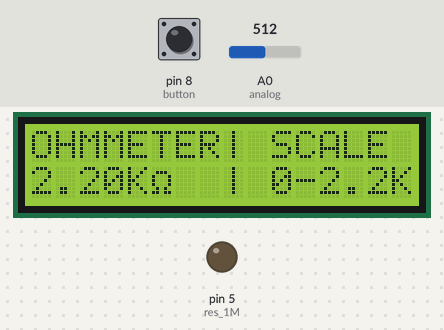
Simulated run of this sketch. Board: Arduino Uno, built with avr-gcc and run on an emulated ATmega328P. On the bench: 16×2 character LCD, output pins drawn as LEDs (lit = HIGH). Inputs (shaded band) come from the test bench; at power-on: A0 (analog) = 512, pin 8 (button) HIGH.

Above: at 3.3 s.
3.4 s: A0 (analog) set to 496
At 4.4 s:
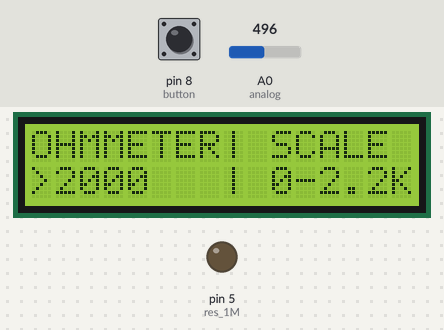
5.3 s: pin 8 (button) pulled LOW for 0.3 s
At 6.3 s:
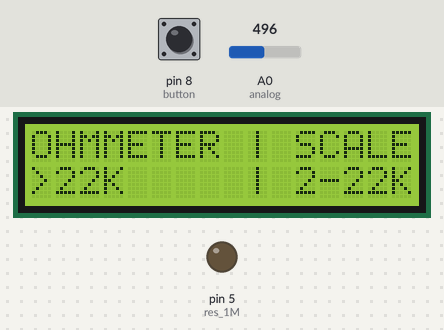
7.1 s: pin 8 (button) pulled LOW for 1 s
At 8.7 s:
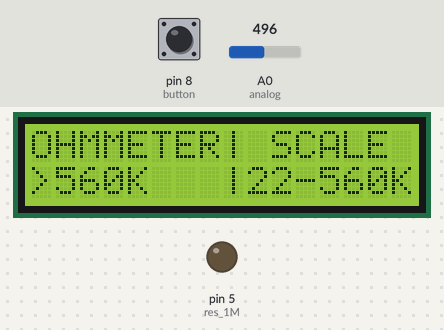
9.6 s: pin 8 (button) pulled LOW for 0.3 s
At 10.1 s:
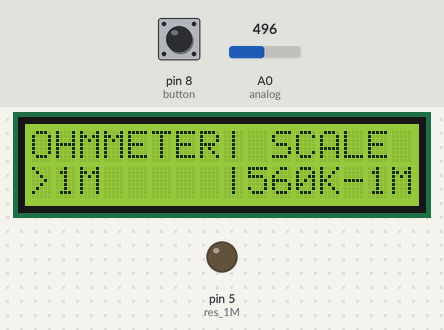
11.4 s: A0 (analog) set to 511
At 12.7 s:
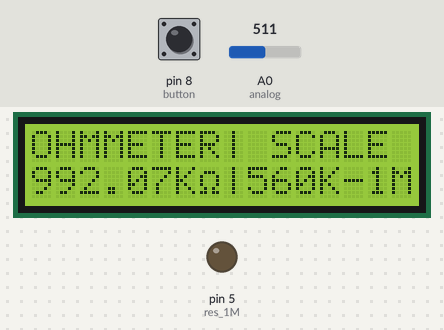
13.4 s: A0 (analog) set to 306
At 14.9 s:
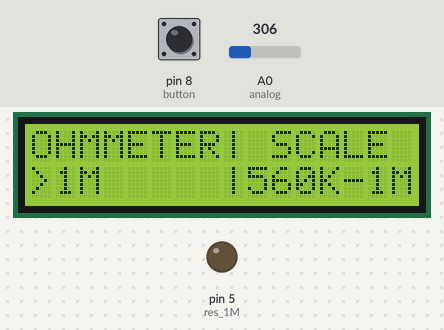
Timing chart, 0 to 16.0 s (numbered marks = the images above; inputs shaded):
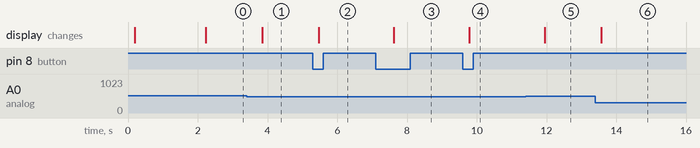

The sketch:

Resistance_meter_I2C.ino
```cpp
#include <LiquidCrystal_I2C.h>
#include <Wire.h>
LiquidCrystal_I2C lcd(0x27,16,2);
int res_scale = 0;
bool but_state = true;
int button = 8;
int res_2_2k = 2;
int res_22k = 3;
int res_560k = 4;
int res_1M = 5;
float R1=0;
float R2=0;
float R=0;
int mode = 0;
int analog=A0;
int Res_2_2k_value=2199;        //2.2K resistor actual value
int Res_22k_value =22009;      //22K resistor actual value
float Res_560k_value =560.89;   //560K resistor actual value
float Res_1M_value=988.20;     //1M resistor actual value

void setup() {
 pinMode(button,INPUT);
 delay(100);
 lcd.clear();
 lcd.init();
 lcd.backlight();
 lcd.setCursor(5,0);
 lcd.print("ARDUINO");
 lcd.setCursor(0,1);
 lcd.print("RESISTANCE METER");
 delay(2000);

}
void loop() {
 if(!digitalRead(button) && but_state)
  {
    res_scale = res_scale + 1;
    but_state = false;
    if(res_scale > 3)
    {
      res_scale=0;
    }
   }
 if(digitalRead(button) && !but_state) {
    but_state = true;
  }
 byte ohm [8]=
  {
    0b00000,
    0b01110,
    0b10001,
    0b10001,
    0b10001,
    0b01010,
    0b11011,
    0b00000
  };
  lcd.createChar(0,ohm);
  R2=analogRead(analog);
  R1=(R2*5)/1024;
  if(res_scale == 0) {
  pinMode(res_2_2k,OUTPUT);
  pinMode(res_22k,INPUT);
  pinMode(res_560k,INPUT);
  pinMode(res_1M,INPUT);
  digitalWrite(res_2_2k,LOW);
  R=Res_2_2k_value*((5/R1)-1);
  if(R<1000) {
   lcd.clear();
   lcd.setCursor(0,0);
   lcd.print("OHMMETER");
   lcd.setCursor(8,0);
   lcd.print("|");
   lcd.setCursor(10,0);
   lcd.print("SCALE");
   lcd.setCursor(8,1);
   lcd.print("|");
   lcd.setCursor(10,1);
   lcd.print("0-2.2K");
   lcd.setCursor(0,1);
   lcd.print(R);
   lcd.write(byte(0));
   delay(500);
  }
  else if(R<2200) {
   lcd.clear();
   lcd.setCursor(0,0);
   lcd.print("OHMMETER");
   lcd.setCursor(8,0);
   lcd.print("|");
   lcd.setCursor(10,0);
   lcd.print("SCALE");
   lcd.setCursor(8,1);
   lcd.print("|");
   lcd.setCursor(10,1);
   lcd.print("0-2.2K");
   lcd.setCursor(0,1);
   lcd.print(R/1000);
   lcd.print("K");
   lcd.write(byte(0));
   delay(500);
  }
  else {
   lcd.clear();
   lcd.setCursor(0,0);
   lcd.print("OHMMETER");
   lcd.setCursor(8,0);
   lcd.print("|");
   lcd.setCursor(10,0);
   lcd.print("SCALE");
   lcd.setCursor(8,1);
   lcd.print("|");
   lcd.setCursor(10,1);
   lcd.print("0-2.2K");
   lcd.setCursor(0,1);
   lcd.print(">2000");
   delay(500);
  }
 }
 if(res_scale == 1) {
  pinMode(res_2_2k,INPUT);
  pinMode(res_22k,OUTPUT);
  pinMode(res_560k,INPUT);
  pinMode(res_1M,INPUT);
  digitalWrite(res_22k,LOW);
  R=Res_22k_value*((5/R1)-1);

  if(R<22000) {
   lcd.clear();
   lcd.setCursor(0,0);
   lcd.print("OHMMETER");
   lcd.setCursor(9,0);
   lcd.print("|");
   lcd.setCursor(11,0);
   lcd.print("SCALE");
   lcd.setCursor(9,1);
   lcd.print("|");
   lcd.setCursor(11,1);
   lcd.print("2-22K");
   lcd.setCursor(0,1);
   lcd.print(R/1000);
   lcd.print("K");
   lcd.write(byte(0));
   delay(500);
  }
  else {
   lcd.clear();
   lcd.setCursor(0,0);
   lcd.print("OHMMETER");
   lcd.setCursor(9,0);
   lcd.print("|");
   lcd.setCursor(11,0);
   lcd.print("SCALE");
   lcd.setCursor(9,1);
   lcd.print("|");
   lcd.setCursor(11,1);
   lcd.print("2-22K");
   lcd.setCursor(0,1);
   lcd.print(">22K");
   delay(500);
  }
 }
 if(res_scale == 2) {
  pinMode(res_2_2k,INPUT);
  pinMode(res_22k,INPUT);
  pinMode(res_560k,OUTPUT);
  pinMode(res_1M,INPUT);
  digitalWrite(res_560k,LOW);
  R=Res_560k_value*((5/R1)-1);
  if(R<560) {
   lcd.clear();
   lcd.setCursor(0,0);
   lcd.print("OHMMETER");
   lcd.setCursor(8,0);
   lcd.print("|");
   lcd.setCursor(10,0);
   lcd.print("SCALE");
   lcd.setCursor(8,1);
   lcd.print("|");
   lcd.setCursor(9,1);
   lcd.print("22-560K");
   lcd.setCursor(0,1);
   lcd.print(R);
   lcd.print("K");
   lcd.write(byte(0));
   delay(500);
  }
  else {
   lcd.clear();
   lcd.setCursor(0,0);
   lcd.print("OHMMETER");
   lcd.setCursor(8,0);
   lcd.print("|");
   lcd.setCursor(10,0);
   lcd.print("SCALE");
   lcd.setCursor(8,1);
   lcd.print("|");
   lcd.setCursor(9,1);
   lcd.print("22-560K");
   lcd.setCursor(0,1);
   lcd.print(">560K");
   delay(500);
  }
 }
 if(res_scale == 3) {
  pinMode(res_2_2k,INPUT);
  pinMode(res_22k,INPUT);
  pinMode(res_560k,INPUT);
  pinMode(res_1M,OUTPUT);
  digitalWrite(res_1M,LOW);
  R=Res_1M_value*((5/R1)-1);

 if(R<1000) {
   lcd.clear();
   lcd.setCursor(0,0);
   lcd.print("OHMMETER");
   lcd.setCursor(8,0);
   lcd.print("|");
   lcd.setCursor(10,0);
   lcd.print("SCALE");
   lcd.setCursor(8,1);
   lcd.print("|");
   lcd.setCursor(9,1);
   lcd.print("560K-1M");
   lcd.setCursor(0,1);
   lcd.print(R);
   lcd.print("K");
   lcd.write(byte(0));
   delay(500);
  }
 else {
  lcd.clear();
   lcd.setCursor(0,0);
   lcd.print("OHMMETER");
   lcd.setCursor(8,0);
   lcd.print("|");
   lcd.setCursor(10,0);
   lcd.print("SCALE");
   lcd.setCursor(8,1);
   lcd.print("|");
   lcd.setCursor(9,1);
   lcd.print("560K-1M");
   lcd.setCursor(0,1);
   lcd.print(">1M");
   delay(500);
 }
 }
}
```

Measured:
- the behaviour switches between 512 and 511 on A0 (analog) (found by bisection; images 0 and 1)
- after the input at 3.4 s, the display: changes after 0.45 s (image 1)
- after the input at 5.3 s, the display: changes after 0.17 s (image 2)
- after the input at 7.1 s, the display: changes after 0.52 s (image 3)
- after the input at 9.6 s, the display: changes after 0.18 s (image 4)
- after the input at 11.4 s, the display: changes after 0.54 s (image 5)
- after the input at 13.4 s, the display: changes after 0.17 s (image 6)
